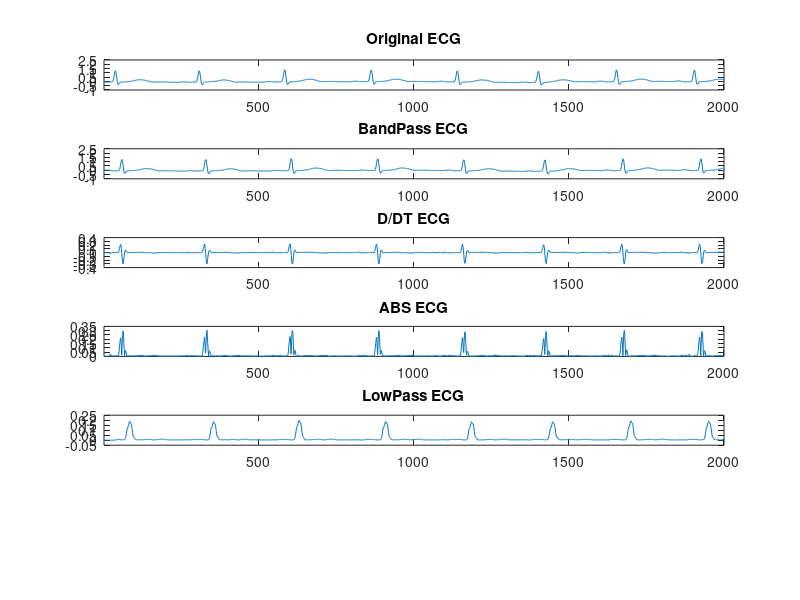

MATLAB code to generate this figure: (Note: this script raises an error after producing the figure.)
function HW4
    % Data Init
    load ECG_1.mat ECG Fs
    ECG_data = ECG(1, :);
    viewWindow = Fs * 10;
    peakVal = 0.1;

    % ECG
    subplot(6, 1, 1);
    plot(ECG_data)
    xlim([1 viewWindow])
    title("Original ECG")

    % BP Filter
    fValues = [0.05 150] / Fs;
    b = fir1(42, fValues, "bandpass");
    bp_ECG = filter(b, 1, ECG_data);
    subplot(6, 1, 2);
    plot(bp_ECG)
    xlim([1 viewWindow])
    title("BandPass ECG")

    % D/DT
    diff_ECG = diff(bp_ECG);
    subplot(6, 1, 3);
    plot(diff_ECG)
    xlim([1 viewWindow])
    title("D/DT ECG")
    
    % ||
    abs_ECG = abs(diff_ECG);
    subplot(6, 1, 4);
    plot(abs_ECG)
    xlim([1 viewWindow])
    title("ABS ECG")

    % LP Filter
    lpVal = 150 / Fs;
    b = fir1(48, lpVal, "low", chebwin(49, 30));
    lp_ECG = filter(b, 1, abs_ECG);
    lp_ECG = movmean(lp_ECG, 10);
    subplot(6, 1, 5);
    plot(lp_ECG)
    xlim([1 viewWindow])
    title("LowPass ECG")

    % Threshold
    [~, qrs, widths, ~] = findpeaks(lp_ECG, "MinPeakProminence", peakVal);
    qrs_time = zeros(1, length(qrs));
    for i = 1:length(qrs)
        % Calculate widths to get starting and ending points
        peak = qrs(i);
        width = widths(i);
        startPoint = peak - width;
        endPoint = peak + width;
        qrs_time(i) = endPoint - startPoint;
    end
    subplot(6, 1, 6);
    plot(qrs_time);
    title("QRS Times")
    fprintf("Average QRS Time: %f\n", mean(qrs_time));
end